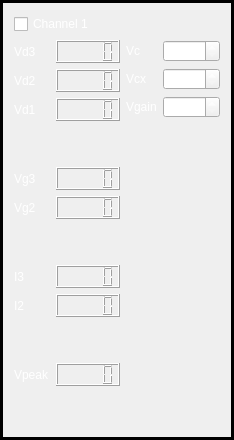
          <widget class="QFrame" name="">
           <property name="frameShape">
            <enum>QFrame::Box</enum>
           </property>
           <property name="lineWidth">
            <number>3</number>
           </property>
           <layout class="QVBoxLayout" name="verticalLayout_3">
            <item>
             <layout class="QHBoxLayout" name="horizontalLayout_9">
              <item>
               <widget class="QCheckBox" name="CH1_on">
                <property name="styleSheet">
                 <string notr="true">color: rgb(255, 255, 255);</string>
                </property>
                <property name="text">
                 <string>Channel 1</string>
                </property>
               </widget>
              </item>
             </layout>
            </item>
            <item>
             <layout class="QHBoxLayout" name="horizontalLayout_4">
              <item>
               <layout class="QVBoxLayout" name="verticalLayout_5">
                <item>
                 <layout class="QHBoxLayout" name="horizontalLayout_7">
                  <item>
                   <widget class="QLabel" name="label_3">
                    <property name="sizePolicy">
                     <sizepolicy hsizetype="Preferred" vsizetype="Preferred">
                      <horstretch>0</horstretch>
                      <verstretch>0</verstretch>
                     </sizepolicy>
                    </property>
                    <property name="styleSheet">
                     <string notr="true">color: rgb(255, 255, 255);</string>
                    </property>
                    <property name="text">
                     <string>Vd3</string>
                    </property>
                   </widget>
                  </item>
                  <item>
                   <widget class="QLCDNumber" name="vd3_1"/>
                  </item>
                 </layout>
                </item>
                <item>
                 <layout class="QHBoxLayout" name="horizontalLayout_6">
                  <item>
                   <widget class="QLabel" name="label_4">
                    <property name="styleSheet">
                     <string notr="true">color: rgb(255, 255, 255);
</string>
                    </property>
                    <property name="text">
                     <string>Vd2</string>
                    </property>
                   </widget>
                  </item>
                  <item>
                   <widget class="QLCDNumber" name="vd2_1"/>
                  </item>
                 </layout>
                </item>
                <item>
                 <layout class="QHBoxLayout" name="horizontalLayout_5">
                  <item>
                   <widget class="QLabel" name="label_5">
                    <property name="styleSheet">
                     <string notr="true">color: rgb(255, 255, 255);</string>
                    </property>
                    <property name="text">
                     <string>Vd1</string>
                    </property>
                   </widget>
                  </item>
                  <item>
                   <widget class="QLCDNumber" name="vd1_1"/>
                  </item>
                 </layout>
                </item>
                <item>
                 <spacer name="verticalSpacer_5">
                  <property name="orientation">
                   <enum>Qt::Vertical</enum>
                  </property>
                  <property name="sizeHint" stdset="0">
                   <size>
                    <width>20</width>
                    <height>40</height>
                   </size>
                  </property>
                 </spacer>
                </item>
                <item>
                 <layout class="QHBoxLayout" name="horizontalLayout_13">
                  <item>
                   <widget class="QLabel" name="label_9">
                    <property name="styleSheet">
                     <string notr="true">color: rgb(255, 255, 255);</string>
                    </property>
                    <property name="text">
                     <string>Vg3</string>
                    </property>
                   </widget>
                  </item>
                  <item>
                   <widget class="QLCDNumber" name="vg3_1"/>
                  </item>
                 </layout>
                </item>
                <item>
                 <layout class="QHBoxLayout" name="horizontalLayout_16">
                  <item>
                   <widget class="QLabel" name="label_10">
                    <property name="styleSheet">
                     <string notr="true">color: rgb(255, 255, 255);</string>
                    </property>
                    <property name="text">
                     <string>Vg2</string>
                    </property>
                   </widget>
                  </item>
                  <item>
                   <widget class="QLCDNumber" name="vg2_1"/>
                  </item>
                 </layout>
                </item>
                <item>
                 <spacer name="verticalSpacer_15">
                  <property name="orientation">
                   <enum>Qt::Vertical</enum>
                  </property>
                  <property name="sizeHint" stdset="0">
                   <size>
                    <width>20</width>
                    <height>40</height>
                   </size>
                  </property>
                 </spacer>
                </item>
                <item>
                 <layout class="QHBoxLayout" name="horizontalLayout_11">
                  <item>
                   <widget class="QLabel" name="label_6">
                    <property name="styleSheet">
                     <string notr="true">color: rgb(255, 255, 255);</string>
                    </property>
                    <property name="text">
                     <string>I3</string>
                    </property>
                   </widget>
                  </item>
                  <item>
                   <widget class="QLCDNumber" name="I3_1"/>
                  </item>
                 </layout>
                </item>
                <item>
                 <layout class="QHBoxLayout" name="horizontalLayout_12">
                  <item>
                   <widget class="QLabel" name="label_8">
                    <property name="styleSheet">
                     <string notr="true">color: rgb(255, 255, 255);</string>
                    </property>
                    <property name="text">
                     <string>I2</string>
                    </property>
                   </widget>
                  </item>
                  <item>
                   <widget class="QLCDNumber" name="I2_1"/>
                  </item>
                 </layout>
                </item>
                <item>
                 <spacer name="verticalSpacer_6">
                  <property name="orientation">
                   <enum>Qt::Vertical</enum>
                  </property>
                  <property name="sizeHint" stdset="0">
                   <size>
                    <width>20</width>
                    <height>40</height>
                   </size>
                  </property>
                 </spacer>
                </item>
                <item>
                 <layout class="QHBoxLayout" name="horizontalLayout_10">
                  <item>
                   <widget class="QLabel" name="label_13">
                    <property name="styleSheet">
                     <string notr="true">color: rgb(255, 255, 255);</string>
                    </property>
                    <property name="text">
                     <string>Vpeak</string>
                    </property>
                   </widget>
                  </item>
                  <item>
                   <widget class="QLCDNumber" name="vpeak_1"/>
                  </item>
                 </layout>
                </item>
                <item>
                 <spacer name="verticalSpacer">
                  <property name="orientation">
                   <enum>Qt::Vertical</enum>
                  </property>
                  <property name="sizeHint" stdset="0">
                   <size>
                    <width>20</width>
                    <height>40</height>
                   </size>
                  </property>
                 </spacer>
                </item>
               </layout>
              </item>
              <item>
               <layout class="QVBoxLayout" name="verticalLayout_8">
                <item>
                 <layout class="QHBoxLayout" name="horizontalLayout_8">
                  <item>
                   <widget class="QLabel" name="label_7">
                    <property name="styleSheet">
                     <string notr="true">color: rgb(255, 255, 255);</string>
                    </property>
                    <property name="text">
                     <string>Vc</string>
                    </property>
                   </widget>
                  </item>
                  <item>
                   <widget class="QDoubleSpinBox" name="vc1">
                    <property name="styleSheet">
                     <string notr="true">color: rgb(255, 255, 255);</string>
                    </property>
                   </widget>
                  </item>
                 </layout>
                </item>
                <item>
                 <layout class="QHBoxLayout" name="horizontalLayout_15">
                  <item>
                   <widget class="QLabel" name="label_11">
                    <property name="styleSheet">
                     <string notr="true">color: rgb(255, 255, 255);</string>
                    </property>
                    <property name="text">
                     <string>Vcx</string>
                    </property>
                   </widget>
                  </item>
                  <item>
                   <widget class="QDoubleSpinBox" name="vcx1">
                    <property name="styleSheet">
                     <string notr="true">color: rgb(255, 255, 255);</string>
                    </property>
                   </widget>
                  </item>
                 </layout>
                </item>
                <item>
                 <layout class="QHBoxLayout" name="horizontalLayout_14">
                  <item>
                   <widget class="QLabel" name="label_12">
                    <property name="styleSheet">
                     <string notr="true">color: rgb(255, 255, 255);</string>
                    </property>
                    <property name="text">
                     <string>Vgain</string>
                    </property>
                   </widget>
                  </item>
                  <item>
                   <widget class="QDoubleSpinBox" name="vgain1">
                    <property name="styleSheet">
                     <string notr="true">color: rgb(255, 255, 255);</string>
                    </property>
                   </widget>
                  </item>
                 </layout>
                </item>
                <item>
                 <spacer name="verticalSpacer_2">
                  <property name="orientation">
                   <enum>Qt::Vertical</enum>
                  </property>
                  <property name="sizeHint" stdset="0">
                   <size>
                    <width>20</width>
                    <height>40</height>
                   </size>
                  </property>
                 </spacer>
                </item>
               </layout>
              </item>
             </layout>
            </item>
           </layout>
          </widget>
